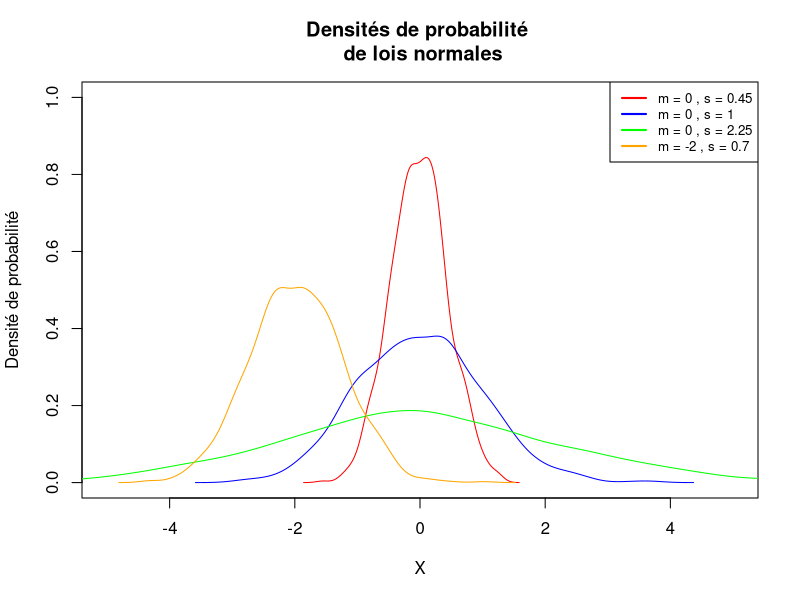
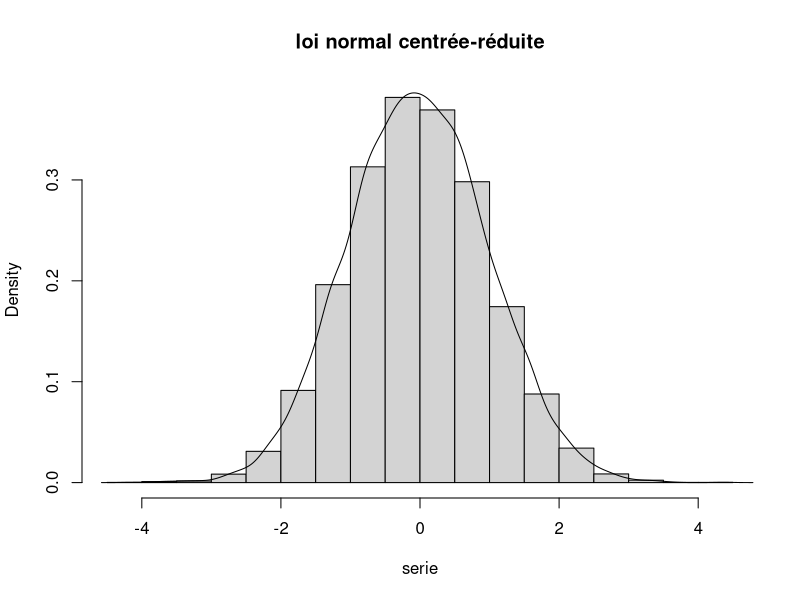

Generate these figures, in order, with R: (Note: this script raises an error after producing the figures.)
# Créer une toile de fond vide pour le graphique
par(mfrow = c(1,1))
plot(NA, xlim=c(-5, 5), ylim=c(0, 1), xlab="X", 
     ylab="Densité de probabilité", 
     main="Densités de probabilité \n de lois normales")

# Tracer la densité de probabilité pour chaque simulation
moyennes <- c(0, 0, 0, -2)
sigmas <- c(0.45, 1, 2.25, 0.7)
colors <- c("red", "blue", "green", "orange")
legend_labels <- c()
for (i in 1:length(moyennes)) {
  serie = rnorm(n = 1000, 
                mean = moyennes[i], 
                sd = sigmas[i])
  lines(density(serie), col = colors[i])
  legend_labels <- c(legend_labels, paste("m =", moyennes[i], ",", "s =", sigmas[i]))
}

# Ajouter une légende
legend("topright", legend=legend_labels, col=colors, lwd=2, cex=0.8)

serie = rnorm(n = 1e4, mean = 0, sd = 1)

hist(serie, main = "loi normal centrée-réduite",
     probability = TRUE)
lines(density(serie))

qnorm(p = 0.95, mean = 0, sd = 1)
pnorm(q = 1.644854, mean = 0, sd = 1)

qnorm(p = 0.975, mean = 0, sd = 1)


class(resultat)
table = data.frame(resultat)
colnames(table) = indices_colones
rownames(table) = indices_lignes
View(table)

moyenne_pop<-171
sd_pop<-9
population<-rnorm(n = 1e7, 
                  mean=moyenne_pop, 
                  sd=sd_pop)

#observé
pop200 = population[population >= 200]
length(pop200)
length(pop200) / length(population)

#en théorie
#proba de P( X < 200cm)
proba_inf_200 = pnorm(q = 200, mean=moyenne_pop, sd=sd_pop)
#proba de P( X >= 200cm)
1 - proba_inf_200
